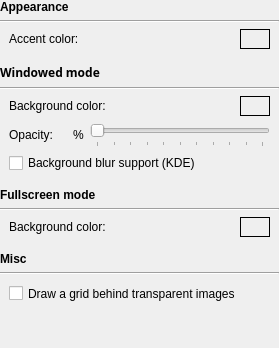
             <widget class="QWidget" name="scrollAreaWidgetContents_2">
              <property name="geometry">
               <rect>
                <x>0</x>
                <y>0</y>
                <width>279</width>
                <height>348</height>
               </rect>
              </property>
              <layout class="QVBoxLayout" name="verticalLayout_25">
               <property name="leftMargin">
                <number>0</number>
               </property>
               <property name="topMargin">
                <number>0</number>
               </property>
               <property name="rightMargin">
                <number>0</number>
               </property>
               <property name="bottomMargin">
                <number>0</number>
               </property>
               <item>
                <widget class="QLabel" name="label_18">
                 <property name="font">
                  <font>
                   <weight>75</weight>
                   <bold>true</bold>
                  </font>
                 </property>
                 <property name="text">
                  <string>Appearance</string>
                 </property>
                </widget>
               </item>
               <item>
                <widget class="Line" name="line_15">
                 <property name="orientation">
                  <enum>Qt::Horizontal</enum>
                 </property>
                </widget>
               </item>
               <item>
                <layout class="QGridLayout" name="gridLayout_11">
                 <property name="leftMargin">
                  <number>9</number>
                 </property>
                 <property name="topMargin">
                  <number>0</number>
                 </property>
                 <property name="rightMargin">
                  <number>9</number>
                 </property>
                 <item row="0" column="0">
                  <widget class="QLabel" name="accentColorTextLabel">
                   <property name="minimumSize">
                    <size>
                     <width>0</width>
                     <height>0</height>
                    </size>
                   </property>
                   <property name="text">
                    <string>Accent color:</string>
                   </property>
                  </widget>
                 </item>
                 <item row="0" column="1">
                  <widget class="ClickableLabel" name="accentColorLabel">
                   <property name="sizePolicy">
                    <sizepolicy hsizetype="Fixed" vsizetype="Fixed">
                     <horstretch>0</horstretch>
                     <verstretch>0</verstretch>
                    </sizepolicy>
                   </property>
                   <property name="minimumSize">
                    <size>
                     <width>30</width>
                     <height>20</height>
                    </size>
                   </property>
                   <property name="frameShape">
                    <enum>QFrame::Box</enum>
                   </property>
                   <property name="text">
                    <string/>
                   </property>
                  </widget>
                 </item>
                </layout>
               </item>
               <item>
                <spacer name="verticalSpacer_9">
                 <property name="orientation">
                  <enum>Qt::Vertical</enum>
                 </property>
                 <property name="sizeType">
                  <enum>QSizePolicy::Fixed</enum>
                 </property>
                 <property name="sizeHint" stdset="0">
                  <size>
                   <width>20</width>
                   <height>9</height>
                  </size>
                 </property>
                </spacer>
               </item>
               <item>
                <widget class="QLabel" name="label_13">
                 <property name="font">
                  <font>
                   <family>Droid Sans</family>
                   <weight>75</weight>
                   <bold>true</bold>
                  </font>
                 </property>
                 <property name="text">
                  <string>Windowed mode</string>
                 </property>
                </widget>
               </item>
               <item>
                <widget class="Line" name="line_7">
                 <property name="orientation">
                  <enum>Qt::Horizontal</enum>
                 </property>
                </widget>
               </item>
               <item>
                <layout class="QGridLayout" name="gridLayout_5">
                 <property name="leftMargin">
                  <number>9</number>
                 </property>
                 <property name="topMargin">
                  <number>0</number>
                 </property>
                 <property name="rightMargin">
                  <number>9</number>
                 </property>
                 <property name="bottomMargin">
                  <number>0</number>
                 </property>
                 <item row="3" column="0" colspan="2">
                  <widget class="QCheckBox" name="blurBackgroundCheckBox">
                   <property name="text">
                    <string>Background blur support (KDE)</string>
                   </property>
                  </widget>
                 </item>
                 <item row="2" column="0" colspan="2">
                  <layout class="QHBoxLayout" name="horizontalLayout_14">
                   <property name="topMargin">
                    <number>0</number>
                   </property>
                   <item>
                    <widget class="QLabel" name="label_5">
                     <property name="text">
                      <string>Opacity:</string>
                     </property>
                    </widget>
                   </item>
                   <item>
                    <spacer name="horizontalSpacer_4">
                     <property name="orientation">
                      <enum>Qt::Horizontal</enum>
                     </property>
                     <property name="sizeHint" stdset="0">
                      <size>
                       <width>40</width>
                       <height>20</height>
                      </size>
                     </property>
                    </spacer>
                   </item>
                   <item>
                    <widget class="QLabel" name="bgOpacityPercentLabel">
                     <property name="text">
                      <string>%</string>
                     </property>
                    </widget>
                   </item>
                   <item>
                    <widget class="QSlider" name="bgOpacitySlider">
                     <property name="sizePolicy">
                      <sizepolicy hsizetype="Preferred" vsizetype="Fixed">
                       <horstretch>0</horstretch>
                       <verstretch>0</verstretch>
                      </sizepolicy>
                     </property>
                     <property name="minimumSize">
                      <size>
                       <width>180</width>
                       <height>25</height>
                      </size>
                     </property>
                     <property name="maximum">
                      <number>100</number>
                     </property>
                     <property name="orientation">
                      <enum>Qt::Horizontal</enum>
                     </property>
                     <property name="tickPosition">
                      <enum>QSlider::TicksBelow</enum>
                     </property>
                     <property name="tickInterval">
                      <number>10</number>
                     </property>
                    </widget>
                   </item>
                  </layout>
                 </item>
                 <item row="0" column="0">
                  <widget class="QLabel" name="bgColorTextLabel">
                   <property name="minimumSize">
                    <size>
                     <width>0</width>
                     <height>0</height>
                    </size>
                   </property>
                   <property name="text">
                    <string>Background color:</string>
                   </property>
                  </widget>
                 </item>
                 <item row="0" column="1">
                  <widget class="ClickableLabel" name="windowColorLabel">
                   <property name="sizePolicy">
                    <sizepolicy hsizetype="Fixed" vsizetype="Fixed">
                     <horstretch>0</horstretch>
                     <verstretch>0</verstretch>
                    </sizepolicy>
                   </property>
                   <property name="minimumSize">
                    <size>
                     <width>30</width>
                     <height>20</height>
                    </size>
                   </property>
                   <property name="frameShape">
                    <enum>QFrame::Box</enum>
                   </property>
                   <property name="text">
                    <string/>
                   </property>
                  </widget>
                 </item>
                </layout>
               </item>
               <item>
                <spacer name="verticalSpacer_12">
                 <property name="orientation">
                  <enum>Qt::Vertical</enum>
                 </property>
                 <property name="sizeType">
                  <enum>QSizePolicy::Fixed</enum>
                 </property>
                 <property name="sizeHint" stdset="0">
                  <size>
                   <width>20</width>
                   <height>9</height>
                  </size>
                 </property>
                </spacer>
               </item>
               <item>
                <widget class="QLabel" name="label_12">
                 <property name="font">
                  <font>
                   <weight>75</weight>
                   <bold>true</bold>
                  </font>
                 </property>
                 <property name="text">
                  <string>Fullscreen mode</string>
                 </property>
                </widget>
               </item>
               <item>
                <widget class="Line" name="line_6">
                 <property name="orientation">
                  <enum>Qt::Horizontal</enum>
                 </property>
                </widget>
               </item>
               <item>
                <layout class="QGridLayout" name="gridLayout_3">
                 <property name="leftMargin">
                  <number>9</number>
                 </property>
                 <property name="topMargin">
                  <number>0</number>
                 </property>
                 <property name="rightMargin">
                  <number>9</number>
                 </property>
                 <item row="4" column="1">
                  <widget class="ClickableLabel" name="fullscreenColorLabel">
                   <property name="sizePolicy">
                    <sizepolicy hsizetype="Fixed" vsizetype="Fixed">
                     <horstretch>0</horstretch>
                     <verstretch>0</verstretch>
                    </sizepolicy>
                   </property>
                   <property name="minimumSize">
                    <size>
                     <width>30</width>
                     <height>20</height>
                    </size>
                   </property>
                   <property name="frameShape">
                    <enum>QFrame::Box</enum>
                   </property>
                   <property name="text">
                    <string/>
                   </property>
                  </widget>
                 </item>
                 <item row="4" column="0">
                  <widget class="QLabel" name="label_16">
                   <property name="text">
                    <string>Background color:</string>
                   </property>
                  </widget>
                 </item>
                </layout>
               </item>
               <item>
                <spacer name="verticalSpacer_2">
                 <property name="orientation">
                  <enum>Qt::Vertical</enum>
                 </property>
                 <property name="sizeType">
                  <enum>QSizePolicy::Fixed</enum>
                 </property>
                 <property name="sizeHint" stdset="0">
                  <size>
                   <width>20</width>
                   <height>9</height>
                  </size>
                 </property>
                </spacer>
               </item>
               <item>
                <widget class="QLabel" name="label_14">
                 <property name="font">
                  <font>
                   <weight>75</weight>
                   <bold>true</bold>
                  </font>
                 </property>
                 <property name="text">
                  <string>Misc</string>
                 </property>
                </widget>
               </item>
               <item>
                <widget class="Line" name="line_8">
                 <property name="orientation">
                  <enum>Qt::Horizontal</enum>
                 </property>
                </widget>
               </item>
               <item>
                <layout class="QGridLayout" name="gridLayout_6">
                 <property name="leftMargin">
                  <number>9</number>
                 </property>
                 <property name="topMargin">
                  <number>0</number>
                 </property>
                 <property name="rightMargin">
                  <number>9</number>
                 </property>
                 <item row="0" column="0">
                  <widget class="QCheckBox" name="transparencyGridCheckBox">
                   <property name="sizePolicy">
                    <sizepolicy hsizetype="Minimum" vsizetype="Minimum">
                     <horstretch>0</horstretch>
                     <verstretch>0</verstretch>
                    </sizepolicy>
                   </property>
                   <property name="minimumSize">
                    <size>
                     <width>0</width>
                     <height>25</height>
                    </size>
                   </property>
                   <property name="text">
                    <string>Draw a grid behind transparent images</string>
                   </property>
                  </widget>
                 </item>
                </layout>
               </item>
               <item>
                <spacer name="verticalSpacer_11">
                 <property name="orientation">
                  <enum>Qt::Vertical</enum>
                 </property>
                 <property name="sizeType">
                  <enum>QSizePolicy::Expanding</enum>
                 </property>
                 <property name="sizeHint" stdset="0">
                  <size>
                   <width>20</width>
                   <height>152</height>
                  </size>
                 </property>
                </spacer>
               </item>
              </layout>
             </widget>
